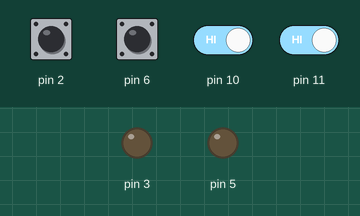
Simulated run of this sketch. Board: Arduino Uno, built with avr-gcc and run on an emulated ATmega328P. On the bench: output pins drawn as LEDs (lit = HIGH). Dashed ring = blinking. The inputs (shaded band) are chosen by the test bench; at power-on: pin 2, pin 6, pin 10, pin 11 HIGH. What the sketch prints to the serial monitor is not drawn.

Above: at 1.2 s.
1.3 s: pin 10 driven LOW and pin 11 driven LOW
At 1.7 s:
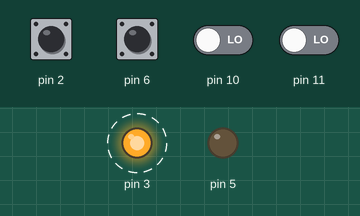
At 3.6 s:
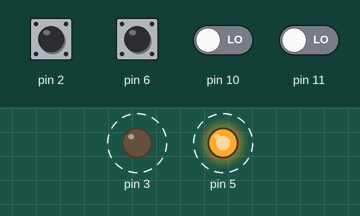
6.0 s: pin 10 driven LOW
Timing chart, 0 to 15.0 s (numbered marks = the images above; inputs shaded):
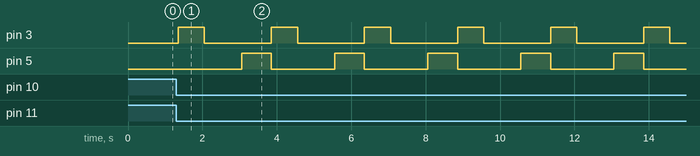

Measured:
- after the input at 1.3 s, pin 3: alternates HIGH for 0.70 s and LOW for 1.8 s, starting after 0.06 s; pin 5: LOW → HIGH after 1.8 s, → LOW 0.80 s later, → HIGH 1.7 s later

The sketch:

Jigging-box.ino
```cpp
/*
  Jigging box

  This code is for building a jigging box.

  This is essentially a state machine that is determined
  by the status of each of 4 switches.

  Masterpower pin must be switched for any of them to work,
  otherwise motor is stopped.
  It then drives 2 pins, for forward and reverse of the motor.


  created 22 Feb 2022
  by Trent Jesukaitis
*/


int state = 0;
void setup() {
  //start serial connection
  Serial.begin(9600);
  //configure pin 2 as an input and enable the internal pull-up resistor
  pinMode(6, INPUT_PULLUP);
  pinMode(10, INPUT_PULLUP);
  pinMode(11, INPUT_PULLUP);
  pinMode(2, INPUT_PULLUP);
  pinMode(3, OUTPUT);
  pinMode(5, OUTPUT);

}

void loop() {
  //read the pushbutton value into a variable
  int downRed = digitalRead(6);
  int jigRun = digitalRead(10);
  int masterPower = digitalRead(11);
  int upGreen = digitalRead(2);
 // ramp up forward


  // state 0 - all off
  // state 1 - bring up
  // state 2 - let down
  // state 3 - jig active


  // Keep in mind the pull-up means the pushbutton's logic is inverted. It goes
  // HIGH when it's open, and LOW when it's pressed. Turn on pin 13 when the
  // button's pressed, and off when it's not:
  delay(50);


  if (downRed == 0 && upGreen == 1 && masterPower == 0 && jigRun == 1 ) {
    state = 2;
    //digitalWrite(7, HIGH);
  }
  if (downRed == 1 && upGreen == 0 && masterPower == 0 && jigRun == 1 ) {
    state = 1;
    //digitalWrite(8, HIGH);

  }
  if (masterPower == 1) {
    state = 0;
  }

  if (downRed == 1 && upGreen == 1 && masterPower == 0 && jigRun == 0 ) {
    state = 3;
    // on and off up down
    //digitalWrite(8, HIGH);
  }
  switch (state) {
    case 0:
      digitalWrite(3, LOW);
      digitalWrite(5, LOW);
      delay(50);
      break;
    case 1:
      digitalWrite(5, LOW);
      digitalWrite(3, HIGH);
      delay(50);
      break;
    case 2:
      digitalWrite(3, LOW);
      digitalWrite(5, HIGH);
      delay(50);
      break;
    case 3:
      //jigging
      digitalWrite(3, HIGH);
      digitalWrite(5, LOW);
        delay(700);
      digitalWrite(3, LOW);
      digitalWrite(5, LOW);
      delay(1000);
      digitalWrite(5, HIGH);
      digitalWrite(3, LOW);
     delay(700);

    default:
     // digitalWrite(3, LOW);
     // digitalWrite(5, LOW);
      delay(50);
      break;

  }
  Serial.println(downRed);
  Serial.println(upGreen);
  Serial.println(jigRun);
  Serial.println(masterPower);
  Serial.println(state);
  state = 0;


}
```
